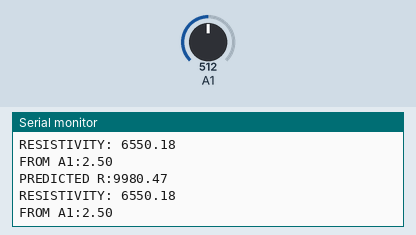
Bench run of a sketch on a simulated Arduino Uno, built with avr-gcc and run on an emulated ATmega328P. Shown: the last lines printed to the serial monitor. The test bench sets the inputs (shaded band); at power-on: A1 = 512.

Above: at 1.2 s.
1.3 s: A1 set to 874
At 2.2 s:
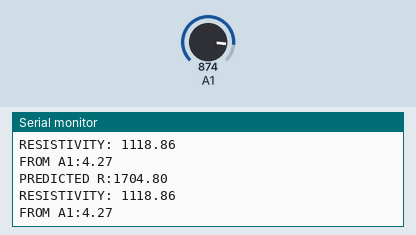
2.8 s: A1 set to 905
At 3.9 s:
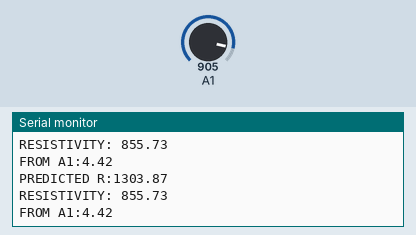
Timing chart, 0 to 5.8 s (numbered marks = the images above; inputs shaded):
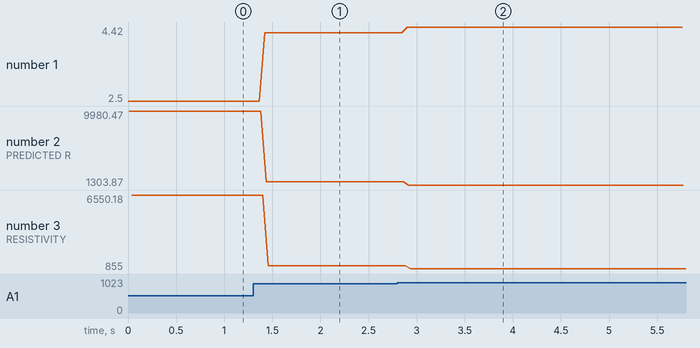

The sketch:

testreceive.ino
```cpp
int voltage_in = 5;
int known_resistance = 10000;
float cs_Area = 0.00006563;
float distance = 0.0001;

void setup() {
  Serial.begin(9600);
  analogReference(DEFAULT);
  pinMode(A0, INPUT);
}

void loop() {
  int sensorValue = analogRead(A1);
  float voltage_out = sensorValue * (5.0 / 1023.0);
  if (voltage_out >= 0.1) { // Filtering random noise ugh ( This seems like a lot ( 2% of possible measurements) but remember that this will only happen if you have super clean water)
    Serial.print("FROM A1:");
    Serial.println(voltage_out);

    float buff = (voltage_in / voltage_out) - 1; // Close voltage assumption
    float predicted_resistance = buff * known_resistance;

    Serial.print("PREDICTED R:");
    Serial.println(predicted_resistance);
    //Assuming constant resistivity and cross-sectional area, (done to make the integration easier alr give me a break), p = Omega*Cross-sectional Area / distance between electrodes
    float resistivity = predicted_resistance * cs_Area / distance;
    Serial.print("RESISTIVITY: ");
    Serial.println(resistivity);
//    send_to_py(random(20,30), random(20,30), resistivity);
  }
}

void send_to_py(float temp, float humidity, float resistivity)
{
  Serial.print("TEMP:");
  Serial.println(temp);
  Serial.print("HUMIDITY:");
  Serial.println(humidity);
  Serial.print("RESISTIVITY:");
  Serial.println(resistivity);
}
```

Measured:
- after the input at 1.3 s, the serial monitor: prints a new line after 0.12 s (image 1)
- after the input at 2.8 s, the serial monitor: prints a new line after 0.11 s (image 2)
- plotted number 1: 2.5 → 4.27 after the input at 1.3 s, 4.27 → 4.42 after the input at 2.8 s
- plotted number 2: 9980.47 → 1704.8 after the input at 1.3 s, 1704.8 → 1303.87 after the input at 2.8 s
- plotted number 3: 6550.18 → 1118.86 after the input at 1.3 s, 1118.86 → 855 after the input at 2.8 s
